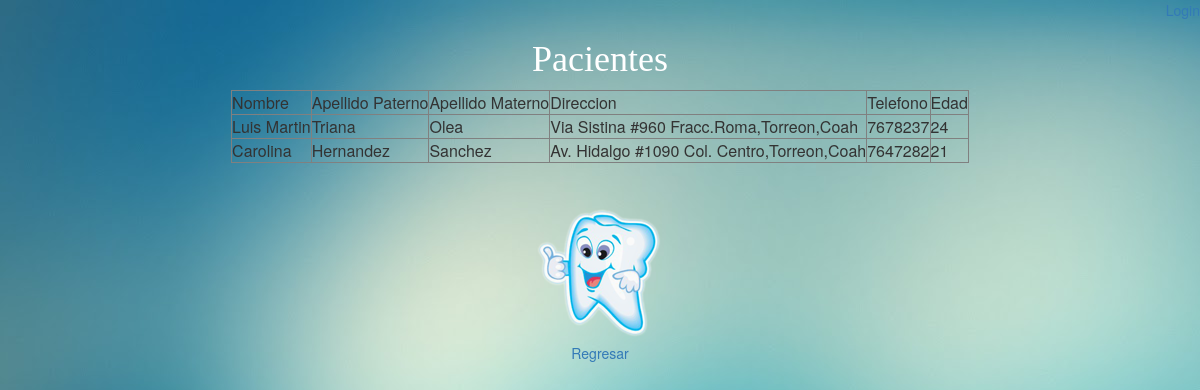
The page /verpacientes.php on the database its author committed.
### tables this page shows
CREATE TABLE `persona` (
  `id_persona` int(11) NOT NULL,
  `nombre` varchar(50) NOT NULL,
  `apellidoP` varchar(50) NOT NULL,
  `apellidoM` varchar(50) NOT NULL,
  `direccion` varchar(100) NOT NULL,
  `telefono` varchar(10) NOT NULL,
  `edad` varchar(2) NOT NULL
);

### verpacientes.php (the view, shortened to what this page needs)
<?php
if(isset($_SESSION['usuario']))
{
echo "<p align='right'><a href='index.php'>Cerrar Sesion</a></p>";
}
else
{
echo "<p align='right'><a href='loginmedicos.php'>Login</a></p>";
}
?>
<html>
  <head>
    <link rel="stylesheet" type="text/css" href="bootstrap/css/bootstrap.min.css">
	<link rel="stylesheet" type="text/css" href="estilopagina.css">
  </head>
  <body>
    <center><h1 id="tit">Pacientes</h1>
    <?php
    $dental=mysqli_connect("localhost","root") or die ("Problemas con la conexion");
    mysqli_select_db($dental,"dentaltorreon") or die ("Problemas en la seleccion de la base de datos");
    $registro=mysqli_query($dental,"select * from persona") or die ("Problemas con el select".mysqli_error());
    echo "<table border='1' bgcolor='silver'>";
      echo "<tr><td>Nombre</td><td>Apellido Paterno</td><td>Apellido Materno</td><td>Direccion</td><td>Telefono</td><td>Edad</td></tr>";
      while ($reg=mysqli_fetch_array($registro))
      {
      echo $fila="<tr>";
        echo $fila="<td>".$reg['nombre']."</td>";
        echo $fila="<td>".$reg['apellidoP']."</td>";
        echo $fila="<td>".$reg['apellidoM']."</td>";
        echo $fila="<td>".$reg['direccion']."</td>";
        echo $fila="<td>".$reg['telefono']."</td>";
        echo $fila="<td>".$reg['edad']."</td></tr>";
      }
    echo "</table>";
    ?>
    <br />
    <br />
    <img src="img/dientelimpio.png"/><br />
    <a href="Ver.php">Regresar</a></center>
  </body>
</html>

### estilopagina.css (style rules this page uses)
body { background-image: url("img/cielo.JPG"); background-repeat: no-repeat; background-attachment: fixed; }
#tit { color: white; font-family: Baskerrille Old Face; }

### rows shown on the page
persona: nombre "Luis Martin", apellidoP "Triana", apellidoM "Olea", direccion "Via Sistina #960 Fracc.Roma,Torreon,Coah", telefono "7678237", edad "24"
persona: nombre "Carolina", apellidoP "Hernandez", apellidoM "Sanchez", direccion "Av. Hidalgo #1090 Col. Centro,Torreon,Coah", telefono "7647282", edad "21"
